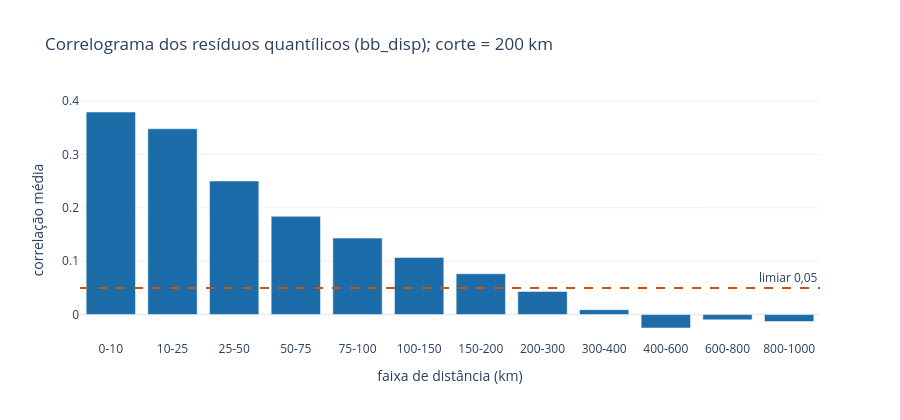

Source (notebook cell):
### Markdown cell above
## Parte 16 · Erros-padrão de Conley (HAC espacial) do modelo final

O modelo final (`modelo_final` de `final_decisao.json`) ainda deixa resíduos correlacionados no espaço
(Moran > 0; o filtro de autovetores foi rejeitado porque falha no LOSO). Os EPs baseados no modelo
supõem observações independentes, logo são pequenos demais. Esta Parte troca-os por EPs robustos.

**Regra (escrita antes de ver os EPs).**
1. Correlograma dos resíduos quantílicos (semente 0) do modelo final, faixas [ini, fim) em km:
   0, 10, 25, 50, 75, 100, 150, 200, 300, 400, 600, 800, 1000.
2. **Corte de Conley = borda inferior da primeira faixa com correlação < 0,05.**
3. Sensibilidade: corte × 0,5 e × 2, e conglomerado por UF (27 grupos, com correção G/(G−1)·(N−1)/(N−k)),
   que é um limite conservador (trata cada UF como um bloco com correlação livre dentro dele).
4. Núcleo de Bartlett, distância de círculo máximo, sem correção de pequena amostra.
5. Um coeficiente "muda" se |z| > 1,96 com o EP do modelo e não com o EP de Conley (corte da regra), ou o inverso.

### Code cell
FIN = json.loads((TAB / "final_decisao.json").read_text())
NOME_F = FIN["modelo_final"]
CF = E.CANDIDATOS.get(NOME_F) or E.EXTENSOES[NOME_F]
AF = CF.ajustar(df, mapa)
NB_ = AF.extra["n_beta"]
PIF = np.asarray(CF.prever(AF, df, mapa), float); THF = E.prever_theta(AF, df, mapa)
RF = G.residuos_quantilicos_rapido(y, n, PIF, theta=THF, rng=0)
lat, lon = df["lat"].to_numpy(float), df["lon"].to_numpy(float)
FAIXAS = [0, 10, 25, 50, 75, 100, 150, 200, 300, 400, 600, 800, 1000]
CG = S.correlograma(RF, lat, lon, FAIXAS); CG.to_csv(TAB / "final_correlograma.csv", index=False)
abaixo = CG[CG.correlacao < 0.05]
CORTE = float(abaixo.iloc[0]["ini_km"])
print("modelo final:", NOME_F, "| n_beta:", NB_, "| params:", len(AF.modelo.params), "| corte de Conley:", CORTE, "km")
print(CG.to_string(index=False))
fig = go.Figure(go.Bar(x=[f"{a:g}-{b:g}" for a, b in zip(CG.ini_km, CG.fim_km)], y=CG.correlacao, marker_color="#1b6ca8"))
fig.add_hline(y=0.05, line_dash="dash", line_color="#c2571a", annotation_text="limiar 0,05")
fig.update_layout(title=f"Correlograma dos resíduos quantílicos ({NOME_F}); corte = {CORTE:g} km", xaxis_title="faixa de distância (km)", yaxis_title="correlação média", template="plotly_white", height=420)
G.salvar(fig, FIG / "final_correlograma.html"); fig.show()

### Figure 1 — Plotly figure (JSON) as saved in the notebook; plotly's stock layout.template omitted (floating-point values rounded to 4 significant figures)
{"data": [{"marker": {"color": "#1b6ca8"}, "type": "bar", "x": ["0-10", "10-25", "25-50", "50-75", "75-100", "100-150", "150-200", "200-300", "300-400", "400-600", "600-800", "800-1000"], "y": [0.3796, 0.3483, 0.2503, 0.1841, 0.1434, 0.1071, 0.07654, 0.04337, 0.009213, -0.02515, -0.009869, -0.01306]}], "layout": {"annotations": [{"showarrow": false, "text": "limiar 0,05", "x": 1, "xanchor": "right", "xref": "x domain", "y": 0.05, "yanchor": "bottom", "yref": "y"}], "height": 420, "shapes": [{"line": {"color": "#c2571a", "dash": "dash"}, "type": "line", "x0": 0, "x1": 1, "xref": "x domain", "y0": 0.05, "y1": 0.05, "yref": "y"}], "title": {"text": "Correlograma dos resíduos quantílicos (bb_disp); corte = 200 km"}, "xaxis": {"title": {"text": "faixa de distância (km)"}}, "yaxis": {"title": {"text": "correlação média"}}}}
